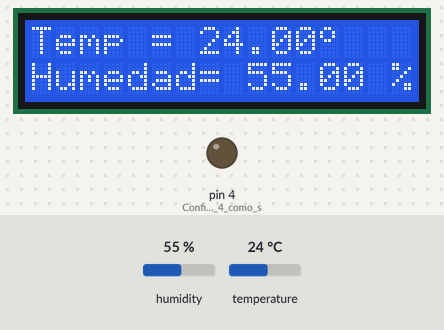
The sketch below on a simulated Arduino Uno, built with avr-gcc and run on an emulated ATmega328P. Parts: 16×2 character LCD, output pins drawn as LEDs (lit = HIGH). The test bench sets the inputs (shaded band); at power-on: humidity 55 %, temperature 24 °C. The modem accepts every AT command (registered, SIM ready, sends succeed) and sends nothing else; what the sketch prints to the serial monitor is not drawn.

Above: at 10.2 s.
10.3 s: humidity set to 88 %
At 11.5 s:
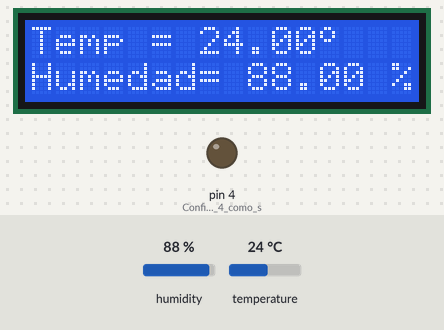
11.8 s: humidity set to 91 %
At 12.9 s:
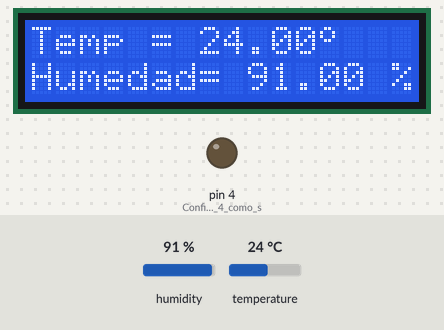
Timing chart, 0 to 14.8 s (numbered marks = the images above; inputs shaded):
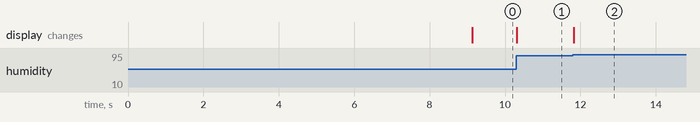

Measured:
- after the input at 10.3 s, the display: changes at once (image 1)
- after the input at 11.8 s, the display: changes at once (image 2)

The sketch:

PROYECTO_SENSOR_HUMEDAD_LCD_SIM_900.ino
```cpp
#include <DHT11.h>  //Librería utilizada para Sensor DHT11.
#include <LiquidCrystal.h> //Libreria para Pantalla LCD.
#include <SoftwareSerial.h> //Libreria para Objetos SoftwareSerial.


SoftwareSerial SIM900(7, 8); //Configura puerto serial para SIM900. RX, TX.


char incoming_char = 'L';  //Variable para guardar caracter recibido por SIM900.


LiquidCrystal lcd(5, 6, 9, 10, 11, 12); //Configura pines para LCD. RS, E, D4-D7.


float temp, hum; //Variables para lecturas de temperatura y humedad.


/*Declaración de array de 8 bytes donde se
  "traza" el caracter 'º' que se utilizará
  para representar los grados en la pantalla LCD. */
byte grado[8] =
 {
 0b00001100,
 0b00010010,
 0b00010010,
 0b00001100,
 0b00000000,
 0b00000000,
 0b00000000,
 0b00000000
 };


bool EnviandoSMS = false;
bool SMSenviado = false;


int pin=2; //Variable para representar el pin 2 del Arduino.
DHT11 dht11(pin); //Configura el pin para el Sensor DHT11.

void setup()
{
  lcd.begin(16, 2); //Configura el tipo de Matriz de 16 Columnas y 2 Filas.
  lcd.createChar(1, grado); //Crea el caracter 'º' para la pantalla.
  SIM900.begin(19200); //Configura velocidad del puerto serie para el SIM900.
  Serial.begin(19200); //Configura velocidad del puerto serie del Arduino.

  Serial.println("OK");
  delay (1000);
  SIM900.println("AT + CPIN = \"1234\""); //Comando AT para introducir el PIN de la tarjeta.
  delay(5000); //Tiempo para que se encuentre una Red.
  Serial.println("PIN OK");
  SIM900.print("AT+CLIP=1\r"); //Activa la identificación de llamadas.
  delay(1000);
  SIM900.print("AT+CMGF=1\r"); //Configura el modo texto para enviar o recibir mensajes.
  delay(1000);
  SIM900.print("AT+CNMI=2,2,0,0,0\r"); //Configura el módulo para mostrar SMS recibidos por comunicación serie.
  delay(1000);

  pinMode(4,OUTPUT); //Configura el pin 4 como salida (pin del LED).
}

void loop()
{
  int err; //Variable para comprobar si hubo error en las lecturas del Sensor.

  if (!EnviandoSMS)
  {
     if((err = dht11.read(hum, temp)) == 0)    // Si devuelve 0 es que ha leído bien.
     {
       Serial.print("Temperatura: "); //Imprime en Monitor Serie.
       Serial.print(temp); //Imprime lectura de Temperatura en Monitor Serie.
       Serial.print(" Humedad: "); //Imprime en Monitor Serie.
       Serial.print(hum); //Imprime lectura de Humedad en Monitor Serie.
       Serial.println(); //Imprime cambio de línea en Monitor Serie.

       lcd.clear(); //Limpia LCD
       lcd.setCursor(0,0); //Coloca cursor en Columna 0, Fila 0.
       lcd.print("Temp = "); //Imprime Texto en LCD.
       lcd.print(temp); //Imprime lectura de Temperatura en LCD.
       lcd.write(1); //Imprime caracter 'º' en LCD.
       lcd.setCursor(0,1); //Coloca cursoe en Columna 0, Fila 1.
       lcd.print("Humedad= "); //Imprime Texto en LCD.
       lcd.print(hum); //Imprime lectura de Humedad en LCD.
       lcd.print(" %"); //Imprime caracter '%' en LCD.
      }
  }//!EnviandoSMS

  if (SIM900.available() > 0)
  {
    incoming_char = SIM900.read(); //Guardamos el caracter que llega desde el SIM900y
    Serial.print(incoming_char); //Mostramos el caracter en el monitor serie

  }

  /*Toma de decisiones dependiente del
    caracter recibido en un SMS por
    el Módulo GSM/GPRS SIM900.        */
  if (incoming_char == '?')
  {
    mensaje_sms();
  }
  if (incoming_char == 'H')
  {
  digitalWrite(9,HIGH); //Enciende el LED.
  mensaje_smsON();
  Serial.println(incoming_char);
  }
  if (incoming_char == 'L')
  {
  digitalWrite(9,LOW); //Apaga el LED.
  mensaje_smsOFF();
  }

  /*Toma de decisiones dependiente de la
    lectura de humedad conseguida por el
    Sensor DHT11.
    Si la humedad es mayor a 89%, se
    envia un mensaje con las lecturas
    obtenidas en ese instante.          */
  if(hum < 89)
  {
    SMSenviado = false;
  }
  if (hum > 89 && !SMSenviado )
  {
    mensaje_sms();
    SMSenviado = true;
  }

}

/*Función mensaje_sms. Envia un mensaje
  conteniendo los ultimos valores leídos
  por el Sensor DHT11.                  */
void mensaje_sms()
{
  EnviandoSMS = true;

  Serial.println("Enviando SMS...");
  SIM900.print("AT+CMGF=1\r"); //Comando AT para mandar un SMS
  delay(1000);
  SIM900.println("AT + CMGS = \"8294596552\""); //Numero al que vamos a enviar el mensaje. Cambiar asteriscos po nº correcto.
  delay(1000);
  SIM900.println("Informacion " );// Texto del SMS
  delay(100);
  SIM900.print("Temperatura: " );// Texto del SMS
  delay(100);
  SIM900.print(temp);// Texto del SMS
  delay(100);
   SIM900.println(" Gr. Celsius, " );// Texto del SMS
  delay(100);
  SIM900.print("Humedad: " );// Texto del SMS
  delay(100);
  SIM900.print(hum);// Texto del SMS
  delay(100);
  SIM900.println("%" );// Texto del SMS
  delay(100);
  SIM900.println((char)26);//Comando de finalizacion ^Z
  delay(100);
  SIM900.println();
  delay(5000); // Esperamos un tiempo para que envíe el SMS
  Serial.println("SMS enviado");
  incoming_char = '0';
   EnviandoSMS = false;
}


/*Función mensaje_smsOFF. Envia un mensaje
  garantizando que el LED se ha encendido.*/
void mensaje_smsON()
{
  Serial.println("Enviando SMS...");
  SIM900.print("AT+CMGF=1\r"); //Comando AT para mandar un SMS.
  delay(1000);
  SIM900.println("AT + CMGS = \"8294596552\""); //Número al que vamos a enviar el mensaje.
  delay(1000);
  SIM900.println("SISTEMA CONECTADO"); //Texto del SMS.
  delay(100);
  SIM900.println((char)26); //Comando de finalizacion ^Z.
  delay(100);
  SIM900.println();
  delay(5000); //Esperamos un tiempo para que envíe el SMS.
  Serial.println("SMS enviado");
  incoming_char = '0'; //Se asigna el valor cero.
}

/*Función mensaje_smsOFF. Envia un mensaje
  garantizando que el LED se ha apagado.*/
void mensaje_smsOFF()
{
  Serial.println("Enviando SMS...");
  SIM900.print("AT+CMGF=1\r"); //Comando AT para mandar un SMS.
  delay(1000);
  SIM900.println("AT + CMGS = \"8294596552\""); //Numero al que vamos a enviar el mensaje.
  delay(1000);
  SIM900.println("SISTEMA DESCONECTADO"); // Texto del SMS.
  delay(100);
  SIM900.println((char)26); //Comando de finalizacion ^Z.
  delay(100);
  SIM900.println();
  delay(5000); //Esperamos un tiempo para que envíe el SMS.
  Serial.println("SMS enviado");

  incoming_char = '0'; //Se asigna el valor cero.
}
```
